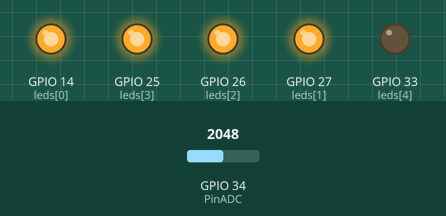
This sketch was run on a simulated ESP32. Parts: output pins drawn as LEDs (lit = HIGH). The test bench sets the inputs (shaded band); at power-on: GPIO 34 (PinADC) = 2048.

Above: at 1.2 s.
1.3 s: GPIO 34 (PinADC) set to 1832
2.8 s: GPIO 34 (PinADC) set to 1770
At 3.6 s:
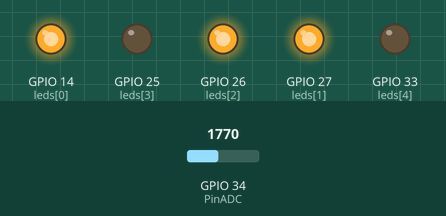
4.3 s: GPIO 34 (PinADC) set to 1268
5.8 s: GPIO 34 (PinADC) set to 1170
At 7.0 s:
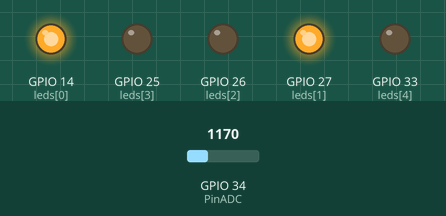
7.3 s: GPIO 34 (PinADC) set to 636
8.8 s: GPIO 34 (PinADC) set to 538
At 9.6 s:
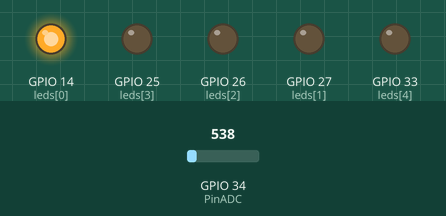
Timing chart, 0 to 11.3 s (numbered marks = the images above; inputs shaded):
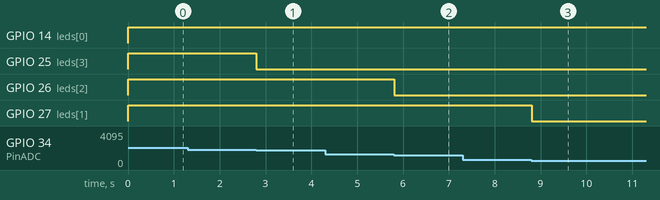

The sketch:

FotoresistenciaLeds.ino
```cpp
//Se define el arreglo de leds
const int leds[5] = {14, 27, 26, 25, 33};
//Se define el pin del sensor de fotoresistencia
#define PinADC 34


void setup(){
  //Se inicializa los leds para salida
  for (int i = 0; i <=4; i++){
    pinMode(leds[i], OUTPUT);
    }
  pinMode(PinADC, INPUT); // Declarar al pin como salida

}
//Apaga los leds
void turnOffLeds(){
  for(int i = 4;i>=0;i--){
    digitalWrite(leds[i],LOW);
  }
}

void loop(){
  //Lee la señal de la fotoresistencia
  int sign = analogRead(PinADC);
  turnOffLeds();
  //Estan acotados segun el humbral que se puede calcular
  //Si es diferente de 0 y menor que 600 entonces enciende un led
  if (sign!= 0 && sign < 600) {
     digitalWrite(leds[0],HIGH);
     }
    //Acotado en un rango de [600,1200)
    else if (sign >= 600 && sign < 1200){
       digitalWrite(leds[0],HIGH);
       digitalWrite(leds[1],HIGH);
    }
    //Acotado en un rango de [1200,1800)
    else if (sign >= 1200 && sign < 1800){
        for(int i = 0; i < 3; i++){
          digitalWrite(leds[i], HIGH);
          }
    }
    //Acotado en un rango de [1800,2400)
    else if (sign >= 1800 && sign < 2400){
        for(int i = 0; i < 4; i++){
          digitalWrite(leds[i], HIGH);
          }
    }
    //Acotado en un rango de [2400,4096)
    else if (sign >= 2400 && sign < 4096){
        for(int i = 0; i < 5; i++){
          digitalWrite(leds[i], HIGH);
          }
      }
    //Al quitar la señal apagamos los leds
    else if (sign==0){
      //Llama la función si no hay un valor
      turnOffLeds();
        }
        delay(200);
      }
```

Measured:
- the behaviour switches between 1800 and 1799 on GPIO 34 (PinADC) (found by bisection; images 0 and 1)
- the behaviour switches between 1200 and 1199 on GPIO 34 (PinADC) (found by bisection; images 1 and 2)
- the behaviour switches between 600 and 599 on GPIO 34 (PinADC) (found by bisection; images 2 and 3)
- after the input at 2.8 s, GPIO 25 (leds[3]): HIGH → LOW at once
- after the input at 5.8 s, GPIO 26 (leds[2]): HIGH → LOW at once
- after the input at 8.8 s, GPIO 27 (leds[1]): HIGH → LOW at once
